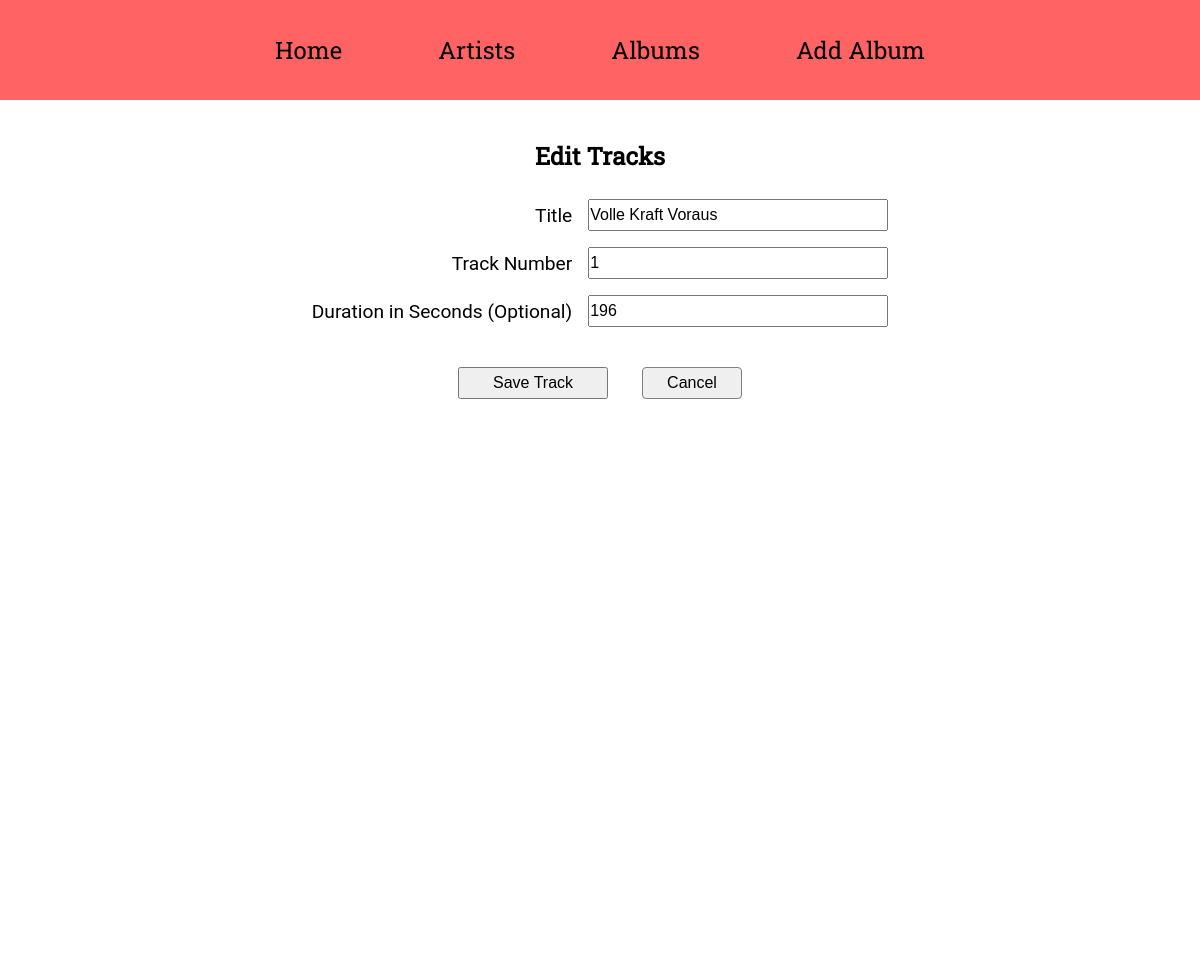
/edit_track/1, run on the app's committed database.
### app/models.py (models this page shows)
class Track(db.Model):
    __tablename__ = "track"
    id: so.Mapped[int] = so.mapped_column(primary_key=True)
    title: so.Mapped[str] = so.mapped_column(sa.String(128), index=True)
    track_number: so.Mapped[int] = so.mapped_column(sa.SmallInteger)
    duration_seconds: so.Mapped[int] = so.mapped_column(sa.SmallInteger)
    album_id: so.Mapped[int] = so.mapped_column(sa.ForeignKey(Album.id), index=True)
    album: so.Mapped["Album"] = so.relationship(back_populates="tracks")

### app/main/routes.py (the view, shortened to what this page needs)
@bp.route("/edit_track/<int:track_id>", methods=["GET", "POST"])
def edit_track(track_id):
    track = db.session.scalar(sa.select(Track).where(Track.id == track_id))
    form = EditTrackForm(obj=track)
    return render_template(
        "edit_track.html", title="Edit Tracks", form=form, track=track
    )

### app/main/forms.py
class EditTrackForm(FlaskForm):
    title = StringField("Title", validators=[DataRequired(), Length(max=128)])
    track_number = IntegerField("Track Number", validators=[DataRequired()])
    duration_seconds = IntegerField(
        "Duration in Seconds (Optional)", validators=[Optional()]
    )
    submit = SubmitField("Save Track")

### app/templates/edit_track.html (shortened to what this page needs)
{% extends "base.html" %}
{% block content %}
<div class="edit-tracks">
    <div class="edit-tracks-page">
        <h2>Edit Tracks</h2><br>
        <form class="edit-tracks-form" action="" method="post">
            <table class="edit-tracks-form-table">
                <tr>
                    <td>{{ form.title.label }}</td>
                    <td>{{ form.title }}</td>
                </tr>
                <tr>
                    <td>{{ form.track_number.label }}</td>
                    <td>{{ form.track_number }}</td>
                </tr>
                <tr>
                    <td>{{ form.duration_seconds.label }}</td>
                    <td>{{ form.duration_seconds }}</td>
                </tr>
            </table>
            <p>
                {{ form.submit() }}
                <button type="button" class="cancel-button"><a href="{{ url_for('main.tracks', album_id=track.album.id) }}">Cancel</a></button>
            </p>
        </form>
    </div>
</div>
{% endblock %}

### app/static/css/style.css (style rules this page uses)
* { box-sizing: border-box; margin: 0; padding: 0; }
body { min-height: 100vh; font-family: "Roboto"; }
h2 { font-family: "Roboto Slab"; }
a { text-decoration: none; color: currentColor; }
table, th, td { border: 1px solid; border-collapse: collapse; padding: 8px; font-size: 1.2rem; margin-bottom: 2rem; }
button { font-size: 1rem; padding: 3px 5px; cursor: pointer; border-radius: 8px; border: 1px solid; }
.cancel-button { cursor: pointer; border-radius: 4px; width: 100px; height: 2rem; border: 1px solid; border-color: grey; margin-left: 30px; }
.edit-tracks { height: 100%; width: 100%; display: flex; flex-direction: column; justify-content: flex-start; align-items: center; margin-top: 5rem; }
.edit-tracks-page { text-align: center; }

### data on the page
Track: title "Volle Kraft Voraus", track_number "1", duration_seconds "196"
